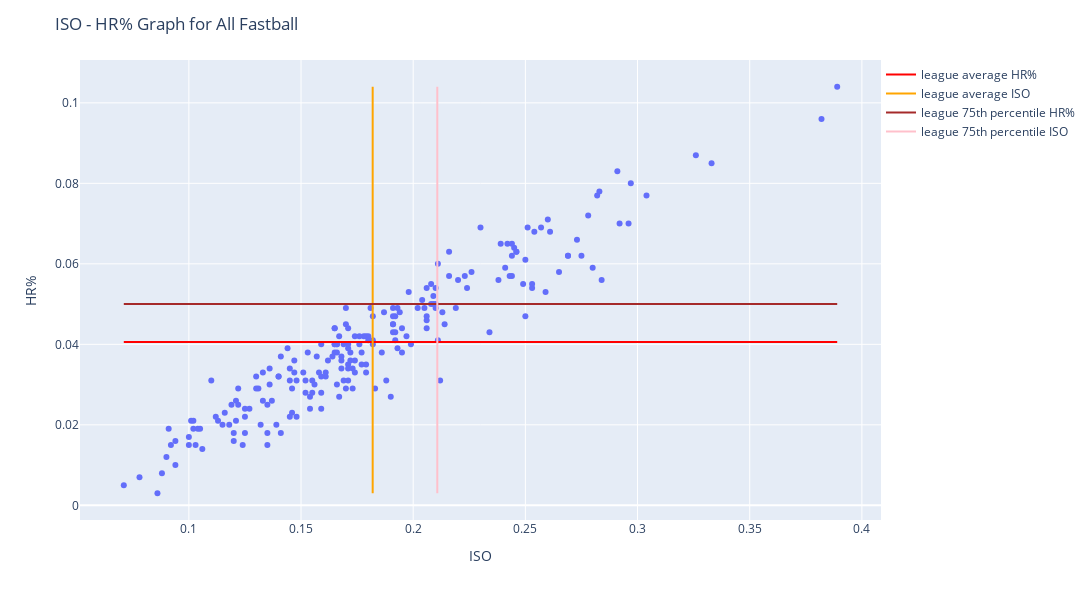

Here is the notebook cell this chart was saved with:
### Code cell
reload()
func.x_y_scatter(power_df, "ISO", "HR%")

### Figure 1 — Plotly figure (JSON) as saved in the notebook; plotly's stock layout.template omitted (floating-point values rounded to 4 significant figures; data arrays with more than 128 entries replaced by an {"elided": "..."} marker saying what was removed)
{"data": [{"hovertemplate": "<b>%{hovertext}</b><br><br><extra></extra>", "hovertext": {"elided": "218 str values"}, "legendgroup": "", "marker": {"color": "#636efa", "symbol": "circle"}, "mode": "markers", "name": "", "orientation": "v", "showlegend": false, "type": "scatter", "x": {"elided": "218 float values"}, "xaxis": "x", "y": {"elided": "218 float values"}, "yaxis": "y"}, {"line": {"color": "red", "width": 2}, "mode": "lines", "name": "league average HR%", "type": "scatter", "x": [0.071, 0.389], "y": [0.04056, 0.04056]}, {"line": {"color": "orange", "width": 2}, "mode": "lines", "name": "league average ISO", "type": "scatter", "x": [0.1819, 0.1819], "y": [0.003, 0.104]}, {"line": {"color": "brown", "width": 2}, "mode": "lines", "name": "league 75th percentile HR%", "type": "scatter", "x": [0.071, 0.389], "y": [0.05, 0.05]}, {"line": {"color": "pink", "width": 2}, "mode": "lines", "name": "league 75th percentile ISO", "type": "scatter", "x": [0.2107, 0.2107], "y": [0.003, 0.104]}], "layout": {"height": 600, "legend": {"tracegroupgap": 0, "x": 1, "y": 1}, "margin": {"t": 60}, "showlegend": true, "title": {"text": "ISO - HR% Graph for All Fastball"}, "width": 1200, "xaxis": {"anchor": "y", "domain": [0, 1], "title": {"text": "ISO"}}, "yaxis": {"anchor": "x", "domain": [0, 1], "title": {"text": "HR%"}}}}
